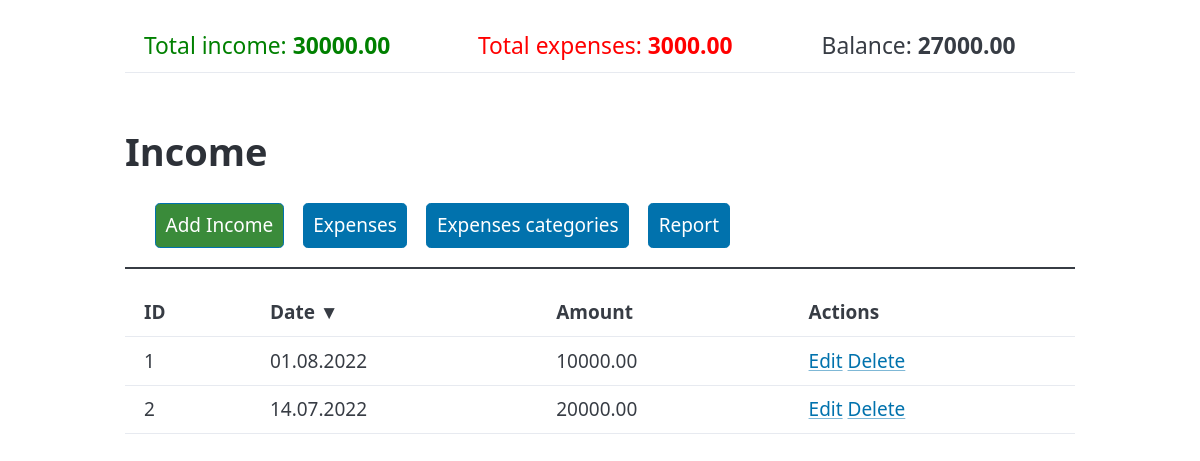
The page /myfin/ on the database its author committed.
### income/models.py (models this page shows)
class Income(models.Model):
    amount = models.FloatField(default=0)
    income_date = models.DateField(default=date.today)

### income/views.py (the view)
# urls.py: path('', views.index, name='index'),
@csrf_exempt
def index(request):
    if request.method == "POST":
        income_item_id = request.POST.get("id")
        try:
            income_item = Income.objects.get(id=income_item_id)
            income_item.delete()
            message = f'Income item with ID={income_item_id} has been successfully deleted.'
            return HttpResponseRedirect(f"/myfin/income/?msg_type=ok&msg_text={message}")
        except:
            message = f'Error during deleting the income item with ID={income_item_id}. The item has not been deleted.'
            return HttpResponseRedirect(f"/myfin/income/?msg_type=error&msg_text={message}")
    else:
        income_list = Income.objects.order_by('-income_date')
        total_income = Income.objects.aggregate(Sum('amount'))['amount__sum']
        if not total_income:
            total_income = 0
        total_expenses = Expense.objects.aggregate(Sum('amount'))[
            'amount__sum']
        if not total_expenses:
            total_expenses = 0
        context = {
            'income_list': income_list,
            'total_income': total_income,
            'total_expenses': total_expenses,
            'balance':  total_income - total_expenses,
            'msg_type': request.GET.get("msg_type"),
            'msg_text': request.GET.get("msg_text")
        }
        return render(request, 'income/index.html', context)

### income/templates/income/index.html (shortened to what this page needs)
<!DOCTYPE html>
<html lang="en">
<head>
    <link rel="stylesheet" href="https://unpkg.com/@picocss/pico@latest/css/pico.min.css" />
</head>
<body>
    <main class="container">
        <table style="font-size:larger;">
            <tr>
                <td style="color: green;">Total income: <b>{{ total_income|floatformat:2 }}</b></td>
                <td style="color: red;">Total expenses: <b>{{ total_expenses|floatformat:2 }}</b></td>
                <td>Balance: <b>{{ balance|floatformat:2 }}</b></td>
            </tr>
        </table>
        <h1>Income</h1>
        <nav style="margin-bottom: 20px; border-bottom: 2px solid; padding-left: 30px">
            <ul>
                <li><a href="/myfin/income/add/" role="button" style="background-color: rgb(58, 139, 58);">Add
                        Income</a></li>
                <li><a href="/myfin/expenses/" role="button">Expenses</a></li>
                <li><a href="/myfin/categories/" role="button">Expenses categories</a></li>
                <li><a href="/myfin/report/" role="button">Report</a></li>
            </ul>
        </nav>
        {% if income_list %}
        <table>
            <tr>
                <td><b>ID</b></td>
                <td><b>Date&nbsp;&#9660;</b></td>
                <td><b>Amount</b></td>
                <td><b>Actions</b></td>
            </tr>
            {% for item in income_list %}
            <tr>
                <td>{{ item.id }}</td>
                <td>{{ item.income_date|date:"d.m.Y" }}</td>
                <td>{{ item.amount|floatformat:2 }}</td>
                <td>
                    <a href="/myfin/income/edit/{{ item.id }}/">Edit</a>
                    <a href="#" onclick="document.getElementById('income_id').textContent='{{ item.id }}';
                                 document.getElementById('id').value='{{ item.id }}';
                                 document.getElementById('income_amount').textContent='{{ item.amount|floatformat:2 }}';
                                 document.getElementById('income_date').textContent='{{ item.income_date }}';
                                 document.getElementById('deleting_form').style.display='block';
                                 document.getElementById('backdrop').style.display='block' ;">Delete</a>
                </td>
            </tr>
            {% endfor %}
        </table>
        {% else %}
        <p>No data about income.</p>
        {% endif %}
    </main>
</body>
</html>

### rows shown on the page
Income: id "1", income_date "01.08.2022", amount "10000.00"
Income: id "2", income_date "14.07.2022", amount "20000.00"

### other values the page prints
{{ total_income|floatformat:2 }} "30000.00"
{{ total_expenses|floatformat:2 }} "3000.00"
{{ balance|floatformat:2 }} "27000.00"
